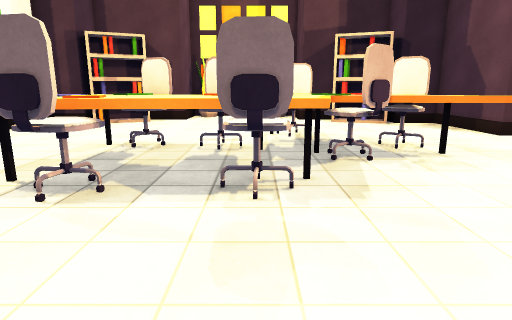
[1] (above)

17 first-person views from a walk through a scene from a Unity 3-D project. The camera is 1.5 m above the floor, tilts 12° down and sees 75° across. The floor is counted in squares, 0.68 m on a side. Each view is taken from the middle of a square. On the plan, view 1 faces up. The plan holds only what a view shows up to about 19 squares ahead; the rest is blank. The player character is not drawn. Surface patterns are stand-ins for the level's own textures.

[2]
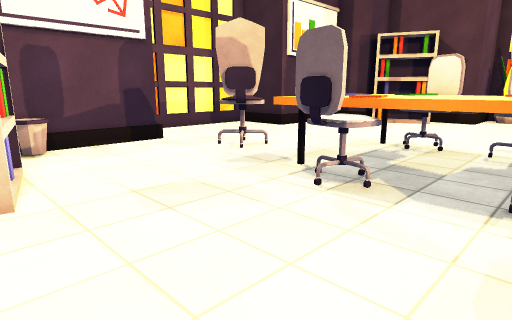

[3]
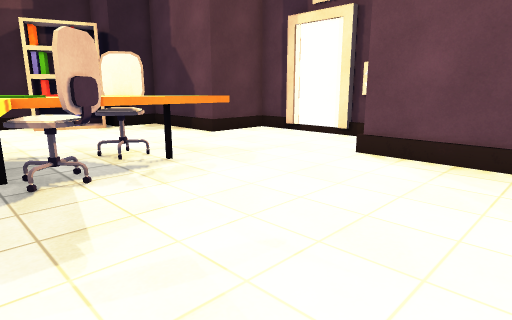

[4]
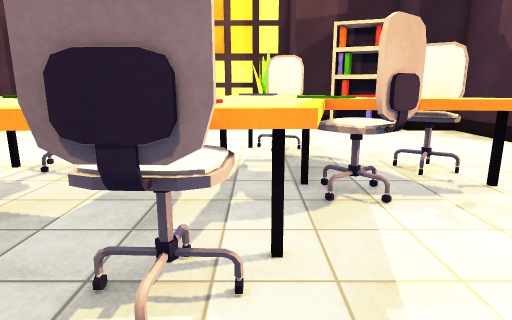

[5]
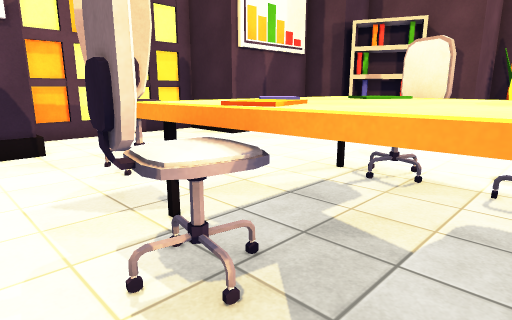

[6]
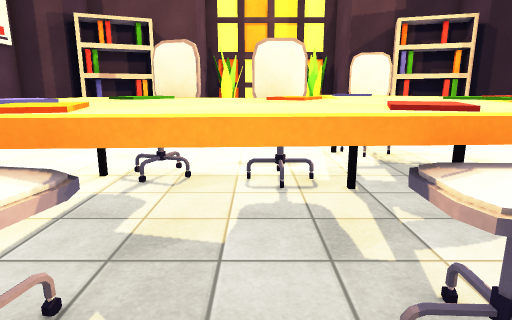

[7]
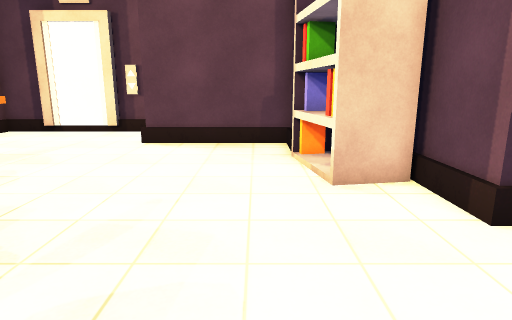

[8]
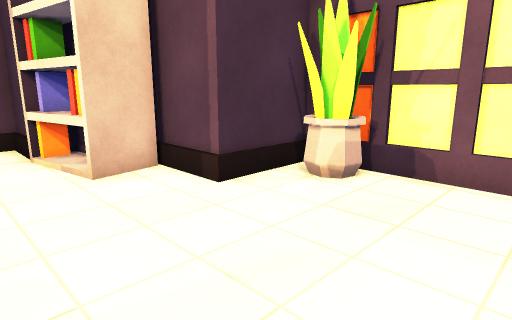

[9]
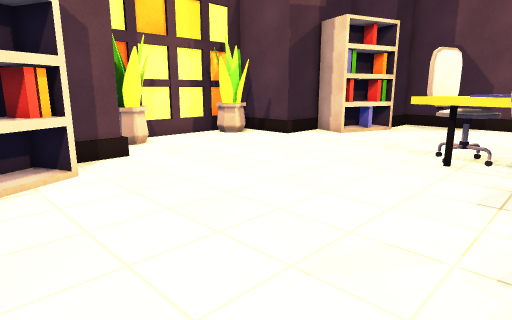

[10]
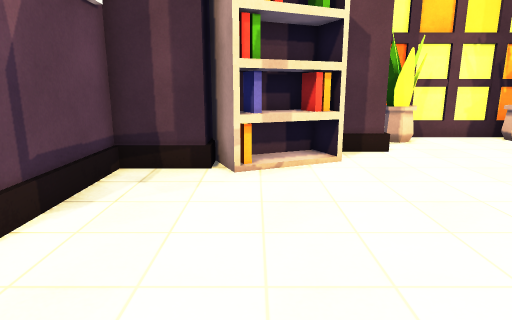

[11]
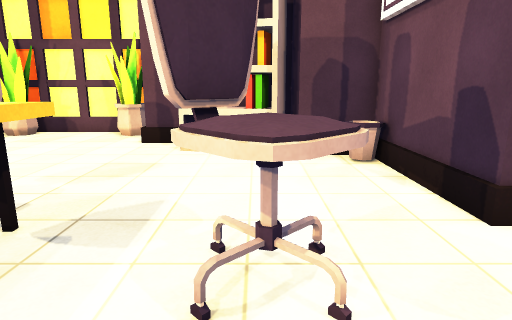

[12]
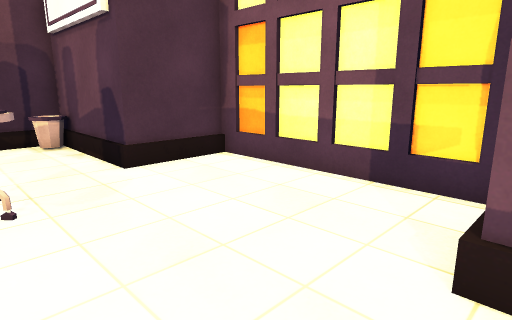

[13]
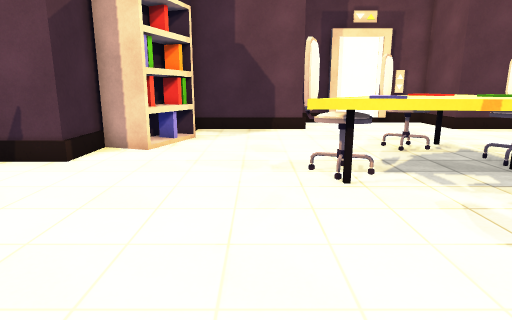

[14]
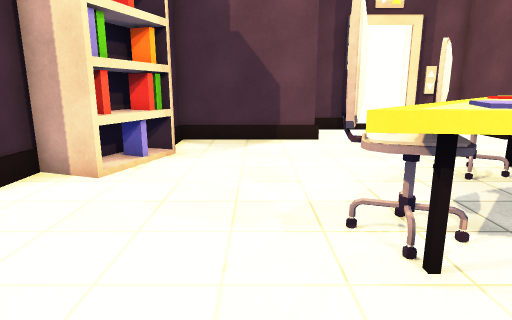

[15]
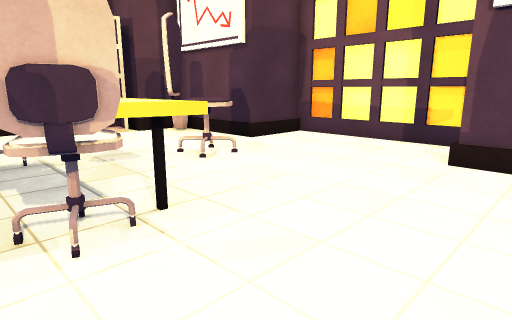

[16]
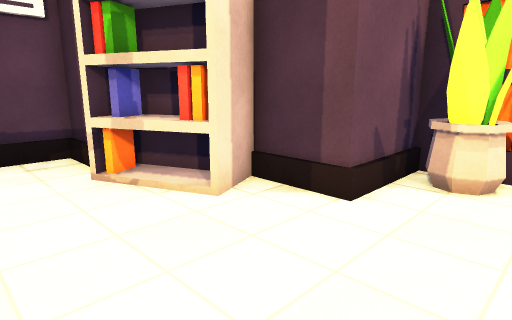

[17]
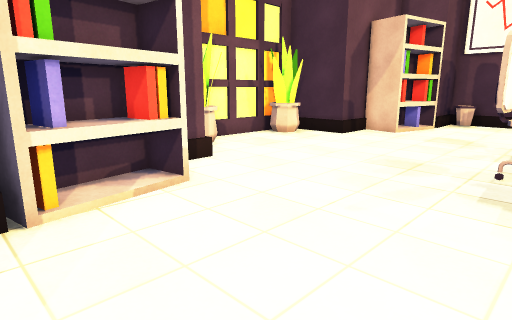

### Floor plan
Key: @ floor where view 1 was taken; # wall or solid block; x gap in a wall; . floor; = window, fence, low wall or low ledge; ^ raised ledge.
Columns run from 18 left of view 1 to 16 right of it. Each row starts with its distance up from view 1.
 29                #####
 28               ##...##
 27              ###...###
 26              #.......#
 25           ####.......###
 24          ##............##
 23         ###............####
 22     ######...............######
 21     #.........................#
 20     #.........................#
 19     #.........................#
 18     #.........................#
 17     #.............^^^.........#
 16 #####.............^^^.........#####
 15 #............##...^^^^^...........#
 14 #...........^^#.x#^^^^^^#.........#
 13 #...........^^^^^^^^^^^^^.........#
 12 #...........^^^^^^^^^^^^^^........#
 11 #...........^^^^^^^^^^^^^^^.......#
 10 #......^^#..^^^^^^^^^x#...........#
  9 #......^^#..^^^^^^^^^.............#
  8 #####.......^^^^^^^^^.........#####
  7     #.......=^^=.^^^..........#
  6     #........##...............#
  5     #.........................#
  4     #.........................#
  3     #=........................#
  2     ###...................#####
  1      #######............####
  0           ##......@.....##
 -1            ###.......####
 -2              #.......#
 -3              ###...###
 -4               ##...##
 -5                #####

Where each view was taken, in squares from view 1:
view 1: 0 up, 0 right, facing up
view 2: 0 up, 0 right, facing up-left
view 3: 2 up, 1 right, facing up-right
view 4: 4 up, 1 right, facing up
view 5: 5 up, 1 left, facing up-left
view 6: 5 up, 2 left, facing up
view 7: 3 up, 2 left, facing right
view 8: 4 up, 3 left, facing down-right
view 9: 14 up, 10 left, facing up-right
view 10: 13 up, 10 left, facing up
view 11: 13 up, 10 left, facing down
view 12: 17 up, 10 left, facing down-left
view 13: 19 up, 7 left, facing right
view 14: 19 up, 3 left, facing right
view 15: 19 up, 3 left, facing down-left
view 16: 19 up, 2 left, facing up-left
view 17: 8 up, 10 right, facing down-left
